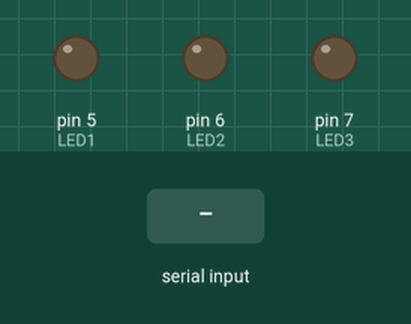
A sketch run on a simulated Arduino Uno, built with avr-gcc and run on an emulated ATmega328P. On the bench: output pins drawn as LEDs (lit = HIGH). Dashed ring = blinking. The test bench sets the inputs (shaded band). What the sketch prints to the serial monitor is not drawn.

Above: at 1.2 s.
1.3 s: "g" received over Serial
At 2.3 s:
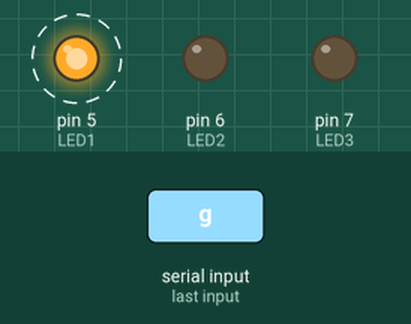
4.3 s: "r" received over Serial
At 5.4 s:
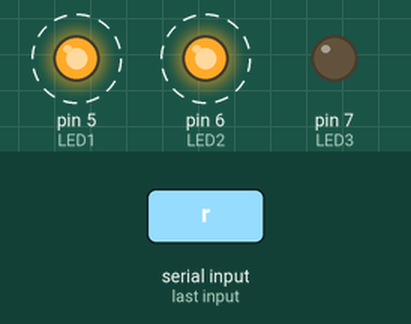
7.3 s: "y" received over Serial
At 8.4 s:
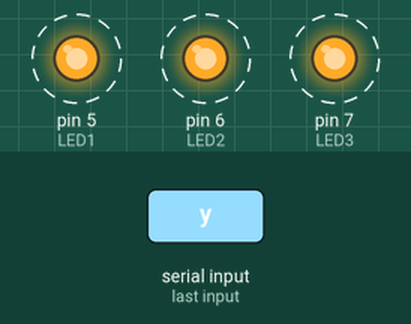
10.3 s: "g" received over Serial
At 11.4 s:
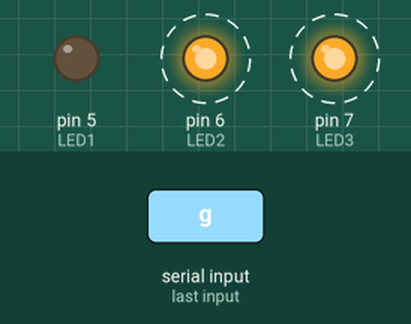
13.3 s: "r" received over Serial
At 14.4 s:
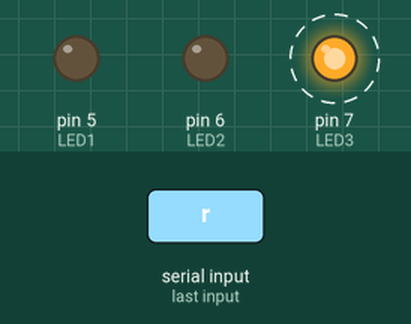
Timing chart, 0 to 17.3 s (numbered marks = the images above; inputs shaded):
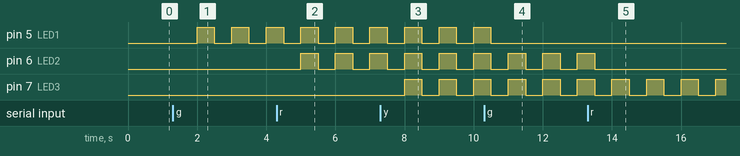

The sketch:

week4.ino
```cpp
// Practice 1
// void setup() {
//   // put your setup code here, to run once:
//   pinMode(44, OUTPUT);

// }

// void loop() {
//   // put your main code here, to run repeatedly:
//   digitalWrite(44, HIGH);
//   delay(1000);
//   digitalWrite(44, LOW);
//   delay(1000);
// }


// // Practice 2
// #define LED 13
// #define BUTTON 2
// void setup() {
//   // put your setup code here, to run once:
//   pinMode(LED, OUTPUT);
//   pinMode(BUTTON, INPUT_PULLUP);
// }

// void loop() {
//   // put your main code here, to run repeatedly:
//   if(digitalRead(BUTTON) == LOW) {
//     digitalWrite(LED, HIGH);
//   } else {
//     digitalWrite(LED, LOW);
//   }
// }

// // Practice 3
// #define LED1 7
// #define LED2 6
// #define BUTTON1 5
// #define BUTTON2 4
// void setup() {

//   pinMode(LED1, OUTPUT);
//   pinMode(LED2, OUTPUT);
//   pinMode(BUTTON1, INPUT_PULLUP);
//   pinMode(BUTTON2, INPUT_PULLUP);
//   Serial.begin(115200);
// }

// void loop() {
//   // put your main code here, to run repeatedly:
//   if(digitalRead(BUTTON1) == LOW) {
//     digitalWrite(LED1, HIGH);
//     Serial.println("turn on");
//   } else {
//     digitalWrite(LED1, LOW);
//     Serial.println("turn off");
//   }

//   if(digitalRead(BUTTON2) == LOW) {
//     digitalWrite(LED2, HIGH);
//     Serial.println("turn on 2");
//   } else {
//     digitalWrite(LED2, LOW);
//     Serial.println("turn off 2");
//   }
// }


// Serial 2
// int val = 0;

// void setup() {
//   // put your setup code here, to run once:
//   Serial.begin(9600);

// }

// void loop() {
//   // put your main code here, to run repeatedly:
//   if(Serial.available() > 0) {
//     val = Serial.read();
//     Serial.println(val - '0');
//   }
// }


// ===========================
// ===== HOMEWORK WEEK 4 =====
// ===========================

// Team 11: Homework 1
// void setup() {
//   Serial.begin(9600);
// }

// void loop() {
//   if (Serial.available()) {
//     char c = Serial.read();

//     if ( ('A' <= c) && (c <= 'Z')) {
//       c = c + 0x20;
//     }
//     else if ( ('a' <= c) && (c <= 'z')) {
//       c = c - 0x20;
//     }

//     Serial.write(c);
//   }
// }


// Team 11: Homework 2
#define LED1  5
#define LED2  6
#define LED3  7
bool g_is_blinking = false;
bool r_is_blinking = false;
bool y_is_blinking = false;

void setup() {
  pinMode(LED1, OUTPUT);
  pinMode(LED2, OUTPUT);
  pinMode(LED3, OUTPUT);

  Serial.begin(9600);
}

void loop() {
  if (Serial.available()) {
    char c = Serial.read();
    Serial.write(c);
    if (c == 'g')      g_is_blinking = !g_is_blinking;
    else if (c == 'r') r_is_blinking = !r_is_blinking;
    else if (c == 'y') y_is_blinking = !y_is_blinking;
  }

  if(g_is_blinking) digitalWrite(LED1, HIGH);
  if(r_is_blinking) digitalWrite(LED2, HIGH);
  if(y_is_blinking) digitalWrite(LED3, HIGH);
  delay(500);

  if(g_is_blinking) digitalWrite(LED1, LOW);
  if(r_is_blinking) digitalWrite(LED2, LOW);
  if(y_is_blinking) digitalWrite(LED3, LOW);
  delay(500);
}
```

Measured:
- after the input at 1.3 s, pin 5 (LED1): alternates HIGH for 0.50 s and LOW for 0.50 s, starting after 0.70 s
- after the input at 4.3 s, pin 6 (LED2): alternates HIGH for 0.50 s and LOW for 0.50 s, starting after 0.70 s
- after the input at 7.3 s, pin 7 (LED3): alternates HIGH for 0.50 s and LOW for 0.50 s, starting after 0.70 s
- after the input at 10.3 s, pin 5 (LED1): goes on until 10.5 s, then stays LOW
- after the input at 13.3 s, pin 6 (LED2): goes on until 13.5 s, then stays LOW
